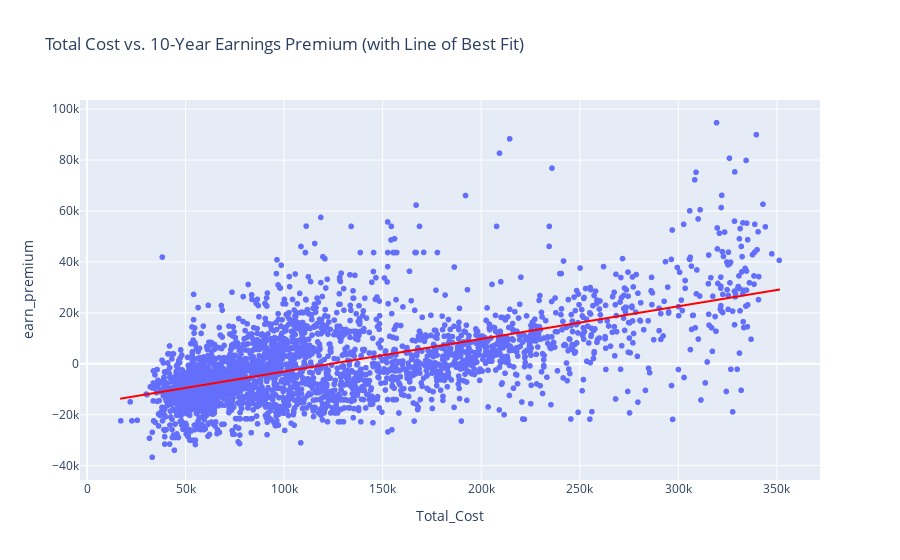

This figure's notebook cell:
### Markdown cell above
## **Visualize Top ROI Schools (Break-Even Time)**

To identify the schools offering the quickest practical financial return, we must first filter out the schools with a negative break-even time (which, as discussed, represent an investment that is never paid back).

### **Steps**:

Filter: We create a new DataFrame, positive_roi_df, which contains only the institutions where the break_even_years is a positive number.

Select Top 10: From this filtered list, we use .nsmallest(10, ...) to find the 10 schools with the fastest (lowest) positive payback periods.

Plot: We then use Plotly Express to create an interactive, horizontal bar chart of these 10 schools. The chart is sorted with the fastest break-even time at the top.

This visualization now clearly displays the "Top 10" schools. You can hover over any bar to see the school's name and its precise break-even time in years.

### Code cell
#Create the interactive scatter plot
fig_scatter = px.scatter(
    roi_df,
    x='Total_Cost',
    y='earn_premium',
    title='Total Cost vs. 10-Year Earnings Premium (with Line of Best Fit)',
    hover_name='School',  
    hover_data={
        'Total_Cost': ':.0f',       
        'earn_premium': ':.0f',    
        'State': True,              
        'break_even_years': ':.1f'  
    },
    
    trendline='ols',
    trendline_color_override='red'
)

fig_scatter.show()

### Figure 1 — Plotly figure (JSON) as saved in the notebook; plotly's stock layout.template omitted (floating-point values rounded to 4 significant figures; data arrays with more than 128 entries replaced by an {"elided": "..."} marker saying what was removed)
{"data": [{"customdata": {"elided": "3075x2 mixed values"}, "hovertemplate": "<b>%{hovertext}</b><br><br>Total_Cost=%{x:.0f}<br>earn_premium=%{y:.0f}<br>State=%{customdata[0]}<br>break_even_years=%{customdata[1]:.1f}<extra></extra>", "hovertext": {"elided": "3075 str values"}, "legendgroup": "", "marker": {"color": "#636efa", "symbol": "circle"}, "mode": "markers", "name": "", "showlegend": false, "type": "scattergl", "x": {"elided": "3075 float values"}, "xaxis": "x", "y": {"elided": "3075 float values"}, "yaxis": "y"}, {"hovertemplate": "<b>OLS trendline</b><br>earn_premium = 0.128167 * Total_Cost + -15876.9<br>R<sup>2</sup>=0.362024<br><br>Total_Cost=%{x:.0f}<br>earn_premium=%{y:.0f} <b>(trend)</b><extra></extra>", "legendgroup": "", "line": {"color": "red"}, "marker": {"color": "#636efa", "symbol": "circle"}, "mode": "lines", "name": "", "showlegend": false, "type": "scattergl", "x": {"elided": "3075 float values"}, "xaxis": "x", "y": {"elided": "3075 float values"}, "yaxis": "y"}], "layout": {"legend": {"tracegroupgap": 0}, "title": {"text": "Total Cost vs. 10-Year Earnings Premium (with Line of Best Fit)"}, "xaxis": {"anchor": "y", "domain": [0, 1], "title": {"text": "Total_Cost"}}, "yaxis": {"anchor": "x", "domain": [0, 1], "title": {"text": "earn_premium"}}}}
